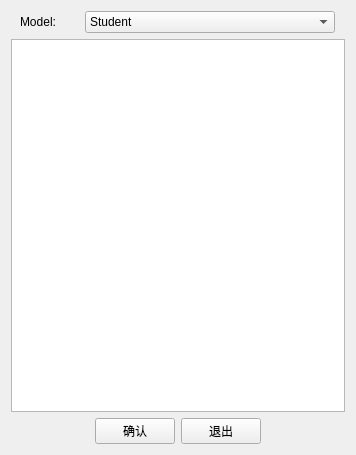
<?xml version="1.0" encoding="UTF-8"?>
<ui version="4.0">
 <class>ListViewTest</class>
 <widget class="QWidget" name="ListViewTest">
  <property name="geometry">
   <rect>
    <x>0</x>
    <y>0</y>
    <width>356</width>
    <height>455</height>
   </rect>
  </property>
  <property name="windowTitle">
   <string>ListViewTest</string>
  </property>
  <layout class="QVBoxLayout" name="verticalLayout">
   <item>
    <layout class="QHBoxLayout" name="horizontalLayout_2">
     <item>
      <widget class="QLabel" name="label">
       <property name="maximumSize">
        <size>
         <width>50</width>
         <height>16777215</height>
        </size>
       </property>
       <property name="text">
        <string>Model:</string>
       </property>
      </widget>
     </item>
     <item>
      <widget class="QComboBox" name="comboBox">
       <property name="maximumSize">
        <size>
         <width>250</width>
         <height>16777215</height>
        </size>
       </property>
       <property name="layoutDirection">
        <enum>Qt::LeftToRight</enum>
       </property>
       <item>
        <property name="text">
         <string>Student</string>
        </property>
       </item>
       <item>
        <property name="text">
         <string>Teacher</string>
        </property>
       </item>
       <item>
        <property name="text">
         <string>Worker</string>
        </property>
       </item>
      </widget>
     </item>
    </layout>
   </item>
   <item>
    <widget class="QListView" name="listView"/>
   </item>
   <item>
    <layout class="QHBoxLayout" name="horizontalLayout">
     <item>
      <spacer name="horizontalSpacer">
       <property name="orientation">
        <enum>Qt::Horizontal</enum>
       </property>
       <property name="sizeHint" stdset="0">
        <size>
         <width>40</width>
         <height>20</height>
        </size>
       </property>
      </spacer>
     </item>
     <item>
      <widget class="QPushButton" name="BtConfire">
       <property name="text">
        <string>确认</string>
       </property>
      </widget>
     </item>
     <item>
      <widget class="QPushButton" name="pushButton_2">
       <property name="text">
        <string>退出</string>
       </property>
      </widget>
     </item>
     <item>
      <spacer name="horizontalSpacer_2">
       <property name="orientation">
        <enum>Qt::Horizontal</enum>
       </property>
       <property name="sizeHint" stdset="0">
        <size>
         <width>40</width>
         <height>20</height>
        </size>
       </property>
      </spacer>
     </item>
    </layout>
   </item>
  </layout>
 </widget>
 <layoutdefault spacing="6" margin="11"/>
 <resources/>
 <connections/>
</ui>
